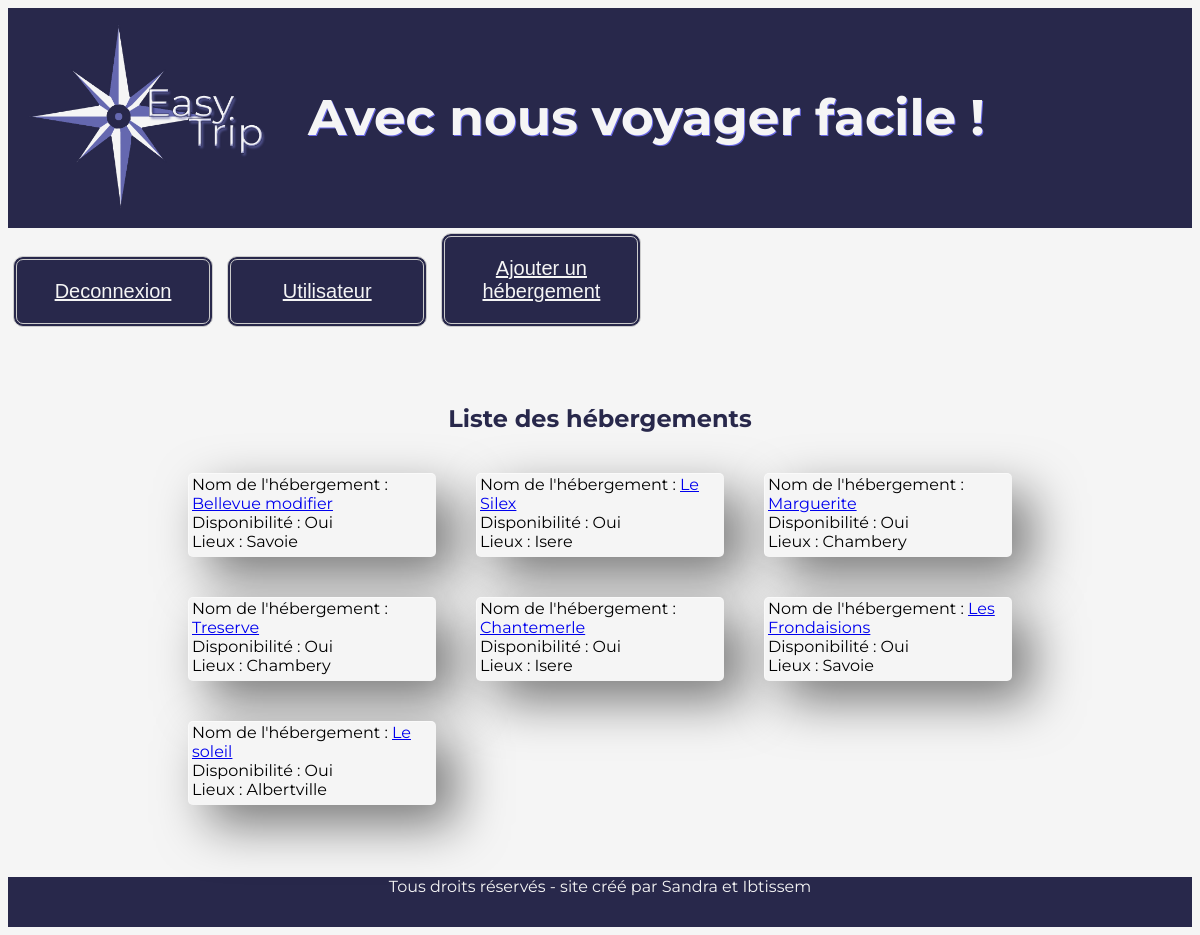
The app's page /Administrateur/indexheb.php (signed in) with its own data.
### tables this page shows
CREATE TABLE `hebergements` (
  `Id` int(10) UNSIGNED NOT NULL,
  `Id_categorie` int(10) DEFAULT NULL,
  `Intitule` varchar(30) DEFAULT NULL,
  `Description` text NOT NULL,
  `Nombre_de_couchages` int(10) UNSIGNED NOT NULL,
  `Nombre_de_salles_de_bain` int(10) UNSIGNED NOT NULL,
  `Emplacement_geographique` varchar(30) NOT NULL,
  `Prix` int(10) UNSIGNED NOT NULL,
  `Disponibilite` tinyint(1) DEFAULT '1',
  `Nom1` varchar(50) NOT NULL,
  `Nom2` varchar(60) NOT NULL,
  `Nom3` varchar(60) NOT NULL,
  `Nom4` varchar(60) NOT NULL,
  `Nom5` varchar(60) NOT NULL
);

### Administrateur/indexheb.php (the view, shortened to what this page needs)
<!DOCTYPE html>
<html lang="fr">
<head>
    <link rel="stylesheet" href="../CSS\style.admin.css">
</head>
<body>
<header>
<nav class="container--fluid">
<div class="item">
    <a href="indexheb.php"><img class = "logo" src="../imageeasytrip\Logo_easy_trip.png" alt="logo_easy_trip" srcset=""></a>
</div>
<div class="item">
    <h1>Avec nous voyager facile !</h1>
</div>
</nav>
</header>
<button><a href="deconnexion.php">Deconnexion</a></button>
<button><a href="../utilisateur\accueil.php">Utilisateur</a></button>
<button><a href="ajout_hebergement.php">Ajouter un hébergement</a></button>
<main>
<h2>Liste des hébergements</h2>
<div class="liste">
<?php
try {
 require 'initialisation.php';
    $tri = "SELECT * From hebergements ";
    $sth = $conn->prepare($tri);
    $sth->execute();
    $result = $sth->fetchAll();
    for ($y = 0; $y < count($result); $y++) {
        ?>
        <div class="block">
            <?php
        echo "Nom de l'hébergement : ".'<a href="./afficher.hebergement.php?id=' . $result[$y]['Id'] . '">' .  $result[$y]['Intitule'].  '</a><br>';
        echo 'Disponibilité : ';
        if ($result[$y]['Disponibilite']=true) {
            echo "Oui".'<br>';
        }
        else {echo 'Non'.'<br>';}
        echo "Lieux : " .$result[$y]['Emplacement_geographique'];
        ?>
        </div>
        <?php
    }
}
             catch (PDOException $e) {
                echo 'Impossible de traiter les données. Erreur : ' . $e->getMessage();
            }
?>
</div>
</main>
</body>
<?php require 'footer.php';?>
</html>

### CSS/style.admin.css (style rules this page uses)
header { background: #28284b; display: flex; }
body { font-style: #28284b solid; background-color: #f5f5f5; font-family: "Montserrat", "sans-serif"; }
main { margin: 50px 150px; padding: 2px 10px 2px 10px; background-color: #f5f5f5; height: auto; }
h1 { text-align: center; font-family: "Montserrat", "sans-serif"; font-size: 50px; color: #f5f5f5; text-shadow: 1px 1px 0px #6968e5; max-width: 100%; height: auto; }
h2 { color: #28284b; text-align: center; }
.container--fluid { display: grid; grid-template-rows: 1fr; gap: 0px 0px; grid-template-areas: ". . ."; justify-content: left; align-content: stretch; justify-items: stretch; align-items: stretch; }
.item { display: flex; align-items: center; justify-content: center; }
.block { background-color: #f5f5f5; margin: 20px; padding: 1px 3px 2px 3px; height: 80px; box-shadow: 20px 20px 50px rgba(0, 0, 0, 0.5); backdrop-filter: blur(3px); border-top: 1px solid rgba(255, 255, 255, 0.5); border-left: 1px solid rgba(255, 255, 255, 0.5); border-radius: 5px; }
.liste { display: grid; grid-template-columns: 1fr 1fr 1fr; grid-template-rows: repeat 200px; height: auto; background-color: #f5f5f5; }
img { width: 300px; }
button { display: inline-block; background-color: #28284b; border-radius: 10px; border: 4px double #cccccc; color: #eeeeee; text-align: center; font-size: 20px; padding: 20px; width: 200px; -webkit-transition: all 0.5s; -moz-transition: all 0.5s; -o-transition: all 0.5s; transition: all 0.5s; cursor: pointer; margin: 5px; }
button a { color: #f5f5f5; }

### records on screen
hebergements: Intitule "Bellevue modifier", Emplacement_geographique "Savoie"
hebergements: Intitule "Le Silex", Emplacement_geographique "Isere"
hebergements: Intitule "Marguerite", Emplacement_geographique "Chambery"
hebergements: Intitule "Treserve", Emplacement_geographique "Chambery"
hebergements: Intitule "Chantemerle", Emplacement_geographique "Isere"
hebergements: Intitule "Les Frondaisions", Emplacement_geographique "Savoie"
hebergements: Intitule "Le soleil", Emplacement_geographique "Albertville"
